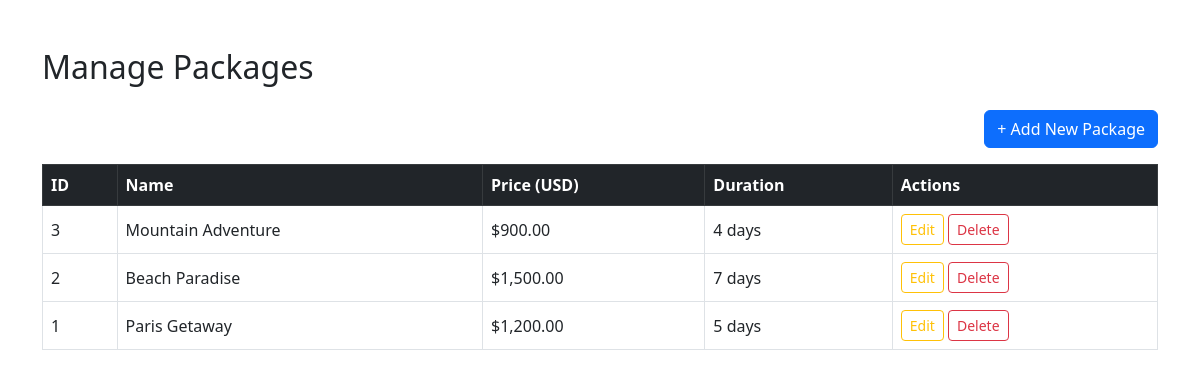
The app's page /manage_packages.php (signed in) with its own data.
### tables this page shows
CREATE TABLE `packages` (
  `id` int(11) NOT NULL,
  `name` varchar(100) NOT NULL,
  `description` text DEFAULT NULL,
  `price` decimal(10,2) NOT NULL,
  `duration` int(11) NOT NULL,
  `image_url` varchar(255) DEFAULT NULL,
  `created_at` timestamp NOT NULL DEFAULT current_timestamp()
);

### manage_packages.php (the view, shortened to what this page needs)
<?php
include 'config.php';
?>
<!DOCTYPE html>
<html lang="en">
<head>
    <link href="https://cdn.jsdelivr.net/npm/bootstrap@5.3.0/dist/css/bootstrap.min.css" rel="stylesheet">
</head>
<body>
<div class="container my-5">
    <h2 class="mb-4">Manage Packages</h2>
    <div class="mb-3 text-end">
        <a href="add_package.php" class="btn btn-primary">+ Add New Package</a>
    </div>
    <div class="table-responsive">
        <table class="table table-bordered table-hover align-middle">
            <thead class="table-dark">
                <tr>
                    <th>ID</th>
                    <th>Name</th>
                    <th>Price (USD)</th>
                    <th>Duration</th>
                    <th>Actions</th>
                </tr>
            </thead>
            <tbody>
                <?php
                $stmt = $pdo->query("SELECT * FROM packages ORDER BY id DESC");
                while ($package = $stmt->fetch(PDO::FETCH_ASSOC)) {
                    echo '<tr>
                            <td>' . $package['id'] . '</td>
                            <td>' . htmlspecialchars($package['name']) . '</td>
                            <td>$' . number_format($package['price'], 2) . '</td>
                            <td>' . htmlspecialchars($package['duration']) . ' days</td>
                            <td>
                                <a href="edit_package.php?id=' . $package['id'] . '" class="btn btn-sm btn-outline-warning">Edit</a>
                                <a href="delete_package.php?id=' . $package['id'] . '" class="btn btn-sm btn-outline-danger" onclick="return confirm(\'Are you sure you want to delete this package?\')">Delete</a>
                            </td>
                          </tr>';
                }
                ?>
            </tbody>
        </table>
    </div>
</div>
</body>
</html>

### records on screen
packages: id "3", name "Mountain Adventure", price "900.00", duration "4"
packages: id "2", name "Beach Paradise", price "1,500.00", duration "7"
packages: id "1", name "Paris Getaway", price "1,200.00", duration "5"
